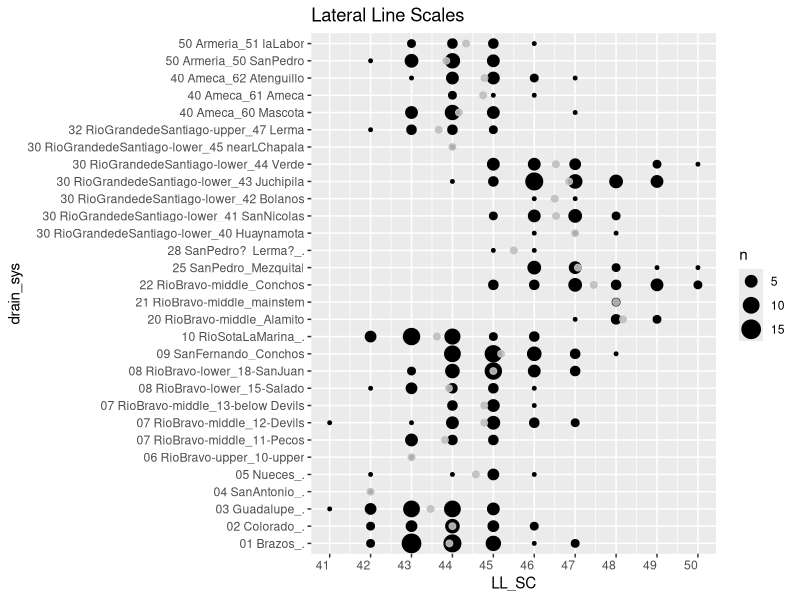
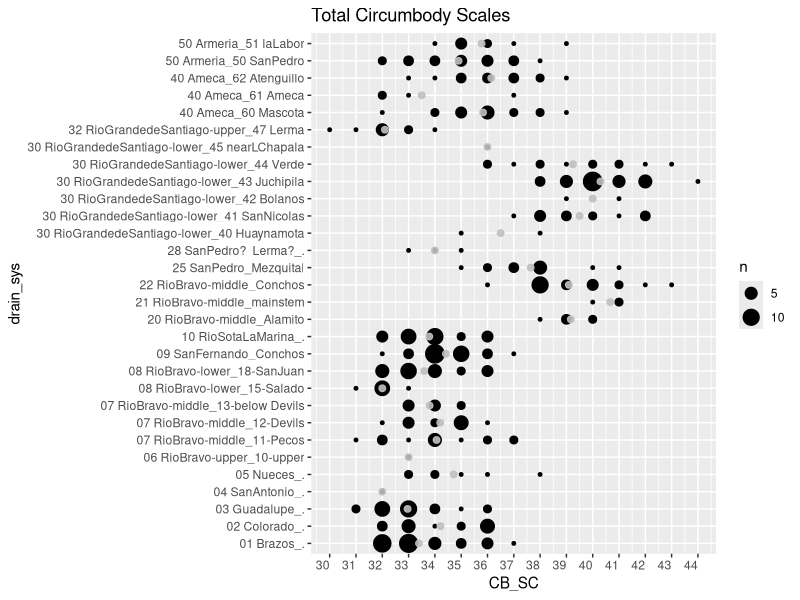
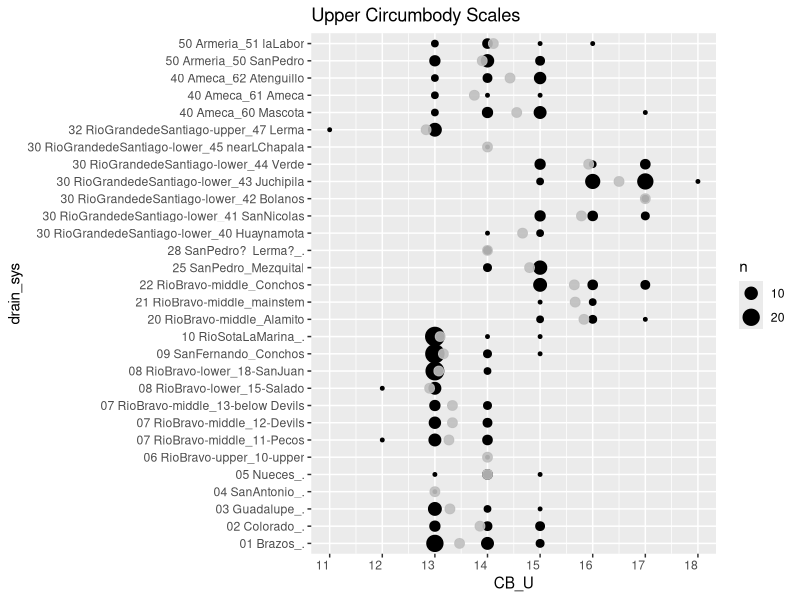
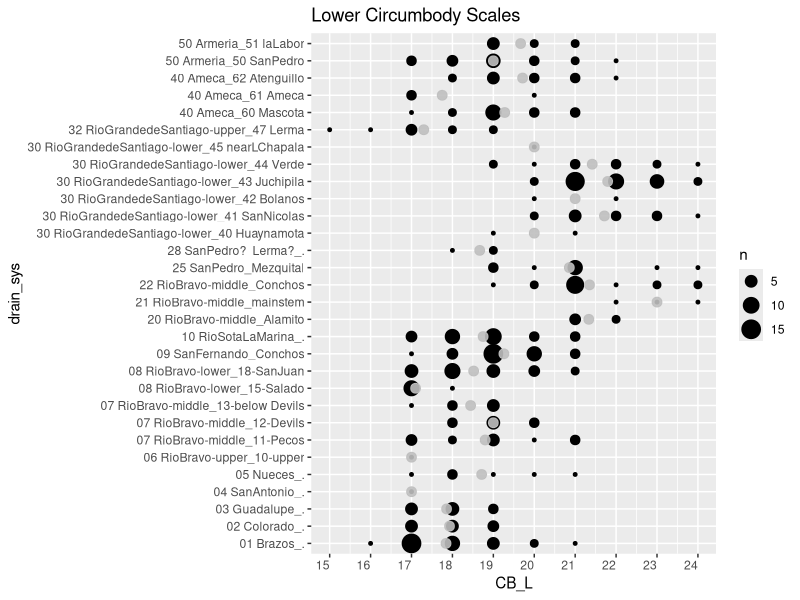
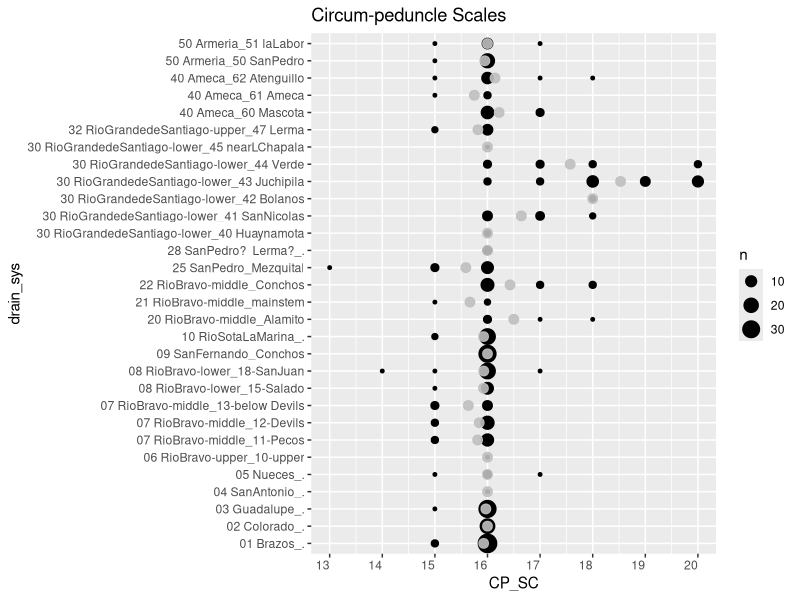
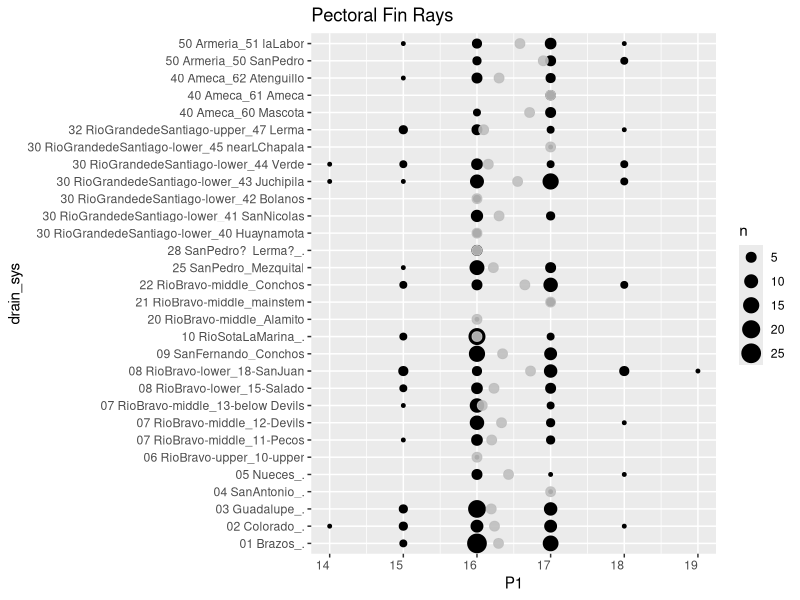
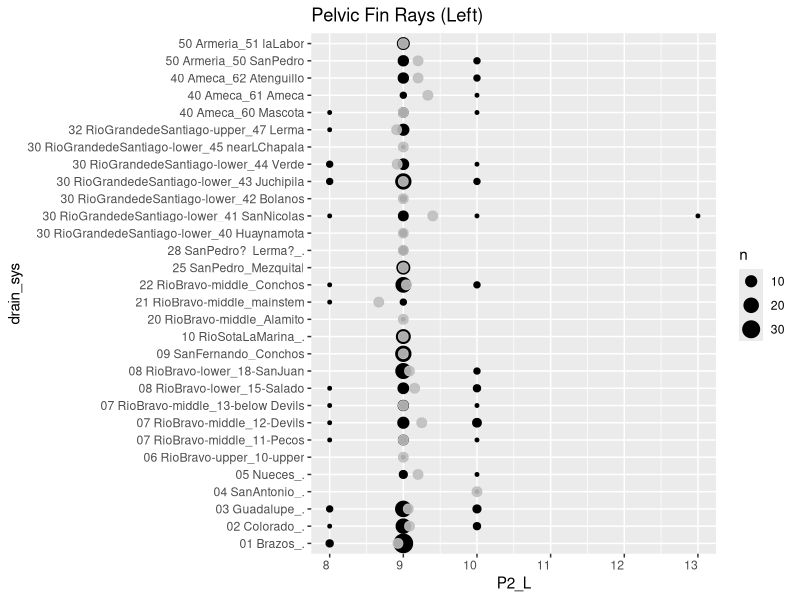
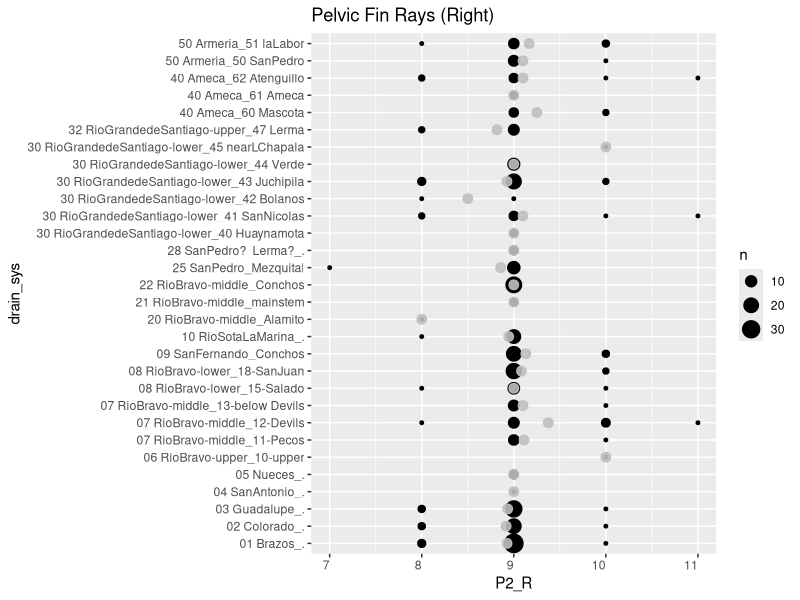

These figures' R source, in order: (Note: this script raises an error after producing the figures.)
## ---- chunk 1
library(tidyverse)
library(stringr)
## ---- chunk 2
mer_table<-read_csv(file = "AUSCON.csv")
mer_table
## ---- chunk 3
mer_table %>%
  filter(LL_SC>0) %>%
  unite(drain_sys,DRAINAGE,SYSTEM,sep="_") %>%
  ggplot(aes(x=drain_sys,y=LL_SC))+
  geom_count() +
  theme(axis.text.x=element_text(angle=0,hjust=1,vjust = 1))+
  stat_summary(fun.y="mean",geom="point",colour = "grey", size = 2,alpha=.9)+
  scale_y_continuous(breaks=seq(41,50,1))+
  coord_flip()+
  ggtitle("Lateral Line Scales")
## ---- chunk 4
mer_table %>%
  filter(CB_SC>0) %>%
  unite(drain_sys,DRAINAGE,SYSTEM,sep="_")%>%
  
  ggplot(aes(x=drain_sys,y=CB_SC))+
  geom_count() +
  theme(axis.text.x=element_text(angle=0,hjust=1,vjust = 1))+
  stat_summary(fun.y="mean",geom="point",colour = "grey", size = 2,alpha=.9)+
  scale_y_continuous(breaks=seq(30,44,1))+
  coord_flip()+
  ggtitle("Total Circumbody Scales")
## ---- chunk 5
mer_table %>%
  filter(CB_U>0)%>%
  unite(drain_sys,DRAINAGE,SYSTEM,sep="_")%>%
  ggplot(aes(x=drain_sys,y=CB_U))+
  geom_count() +
  theme(axis.text.x=element_text(angle=0,hjust=1,vjust = 1))+
  stat_summary(fun.y="mean",geom="point",colour = "grey", size = 3,alpha=.9)+
  scale_y_continuous(breaks=seq(10,50,1))+
  coord_flip()+
  ggtitle("Upper Circumbody Scales")
## ---- chunk 6
mer_table %>%
  filter(CB_L>0)%>%
  unite(drain_sys,DRAINAGE,SYSTEM,sep="_")%>%
  ggplot(aes(x=drain_sys,y=CB_L))+
  geom_count() +
  theme(axis.text.x=element_text(angle=0,hjust=1,vjust = 1))+
  stat_summary(fun.y="mean",geom="point",colour = "grey", size = 3,alpha=.9)+
  scale_y_continuous(breaks=seq(10,50,1))+
  coord_flip()+
  ggtitle("Lower Circumbody Scales")
## ---- chunk 7
mer_table %>%
  filter(CP_SC>0)%>%
  unite(drain_sys,DRAINAGE,SYSTEM,sep="_")%>%
  ggplot(aes(x=drain_sys,y=CP_SC))+
  geom_count() +
  theme(axis.text.x=element_text(angle=0,hjust=1,vjust = 1))+
  stat_summary(fun.y="mean",geom="point",colour = "grey", size = 3,alpha=.9)+
  scale_y_continuous(breaks=seq(10,50,1))+
  coord_flip()+
  ggtitle("Circum-peduncle Scales")
## ---- chunk 8
mer_table %>%
  filter(P1>0)%>%
  unite(drain_sys,DRAINAGE,SYSTEM,sep="_")%>%
  ggplot(aes(x=drain_sys,y=P1))+
  geom_count() +
  theme(axis.text.x=element_text(angle=0,hjust=1,vjust = 1))+
  stat_summary(fun.y="mean",geom="point",colour = "grey", size = 3,alpha=.9)+
  scale_y_continuous(breaks=seq(10,50,1))+
  coord_flip()+
  ggtitle("Pectoral Fin Rays")
## ---- chunk 9
mer_table %>%
  filter(P2_L>0)%>%
  unite(drain_sys,DRAINAGE,SYSTEM,sep="_")%>%
  ggplot(aes(x=drain_sys,y=P2_L))+
  geom_count() +
  theme(axis.text.x=element_text(angle=0,hjust=1,vjust = 1))+
  stat_summary(fun.y="mean",geom="point",colour = "grey", size = 3,alpha=.9)+
  scale_y_continuous(breaks=seq(7,50,1))+
  coord_flip()+
  ggtitle("Pelvic Fin Rays (Left)")
## ---- chunk 10
mer_table %>%
  filter(P2_R>0)%>%
  unite(drain_sys,DRAINAGE,SYSTEM,sep="_")%>%
  ggplot(aes(x=drain_sys,y=P2_R))+
  geom_count() +
  theme(axis.text.x=element_text(angle=0,hjust=1,vjust = 1))+
  stat_summary(fun.y="mean",geom="point",colour = "grey", size = 3,alpha=.9)+
  scale_y_continuous(breaks=seq(7,50,1))+
  coord_flip()+
  ggtitle("Pelvic Fin Rays (Right)")
## ---- chunk 11
mer_table %>%
  filter(D>0)%>%
  unite(drain_sys,DRAINAGE,SYSTEM,sep="_")%>%
  ggplot(aes(x=drain_sys,y=D))+
  geom_count() +
  theme(axis.text.x=element_text(angle=0,hjust=1,vjust = 1))+
  stat_summary(fun.y="mean",geom="point",colour = "grey", size = 3,alpha=.9)+
  scale_y_continuous(breaks=seq(7,50,1))+
  coord_flip()+
  ggtitle("Dorsal Fin Rays (Right)")
## ---- chunk 12
mer_table %>%
  filter(LIP_A>0)%>%
  unite(drain_sys,DRAINAGE,SYSTEM,sep="_")%>%
  ggplot(aes(x=drain_sys,y=LIP_A))+
  geom_count() +
  theme(axis.text.x=element_text(angle=0,hjust=1,vjust = 1))+
  stat_summary(fun.y="mean",geom="point",colour = "grey", size = 3,alpha=.9)+
  scale_y_continuous(breaks=seq(90,180,10))+
  coord_flip()+
  ggtitle("Lip Angle")
## ---- chunk 13
mer_table %>%
  filter(U_LIP_P>0)%>%
  unite(drain_sys,DRAINAGE,SYSTEM,sep="_")%>%
  ggplot(aes(x=drain_sys,y=U_LIP_P))+
  geom_count() +
  theme(axis.text.x=element_text(angle=0,hjust=1,vjust = 1))+
  stat_summary(fun.y="mean",geom="point",colour = "grey", size = 3,alpha=.9)+
  scale_y_continuous(breaks=seq(20,40,1))+
  coord_flip()+
  ggtitle("Upper Lip Plicae")
## ---- chunk 14
mer_table %>%
  filter(L_LIP_P>0)%>%
  unite(drain_sys,DRAINAGE,SYSTEM,sep="_")%>%
  ggplot(aes(x=drain_sys,y=L_LIP_P))+
  geom_count() +
  theme(axis.text.x=element_text(angle=0,hjust=1,vjust = 1))+
  stat_summary(fun.y="mean",geom="point",colour = "grey", size = 3,alpha=.9)+
  scale_y_continuous(breaks=seq(90,180,10))+
  coord_flip()+
  ggtitle("Lower Lip Plicae")
## ---- chunk 15
mer_table %>%
  mutate(species=case_when(DRAINAGE=="01 Brazos"     ~ "congestum",
                           DRAINAGE=="02 Colorado"   ~ "congestum",
                           DRAINAGE=="03 Guadalupe"  ~ "congestum",
                           DRAINAGE=="04 SanAntonio" ~ "congestum",
                           DRAINAGE=="05 Nueces"     ~ "congestum",
                           SYSTEM=="11-Pecos"        ~ "congestum",
                           SYSTEM=="10-upper"        ~ "congestum",
                           SYSTEM=="12-Devils"       ~ "albidus",
                           SYSTEM=="18-SanJuan"      ~ "albidus",
                           SYSTEM=="15-Salado"       ~ "albidus",
                           DRAINAGE=="09 SanFernando"~ "albidus",
                           DRAINAGE=="10 RioSotaLaMarina" ~ "alb_spp",
                           SYSTEM=="13-below Devils" ~ "congestum")) %>%
  filter(species=="congestum" | 
         species=="albidus" | 
         species=="alb_spp") %>%
  filter(LL_SC > 0 & CB_U>0 & CB_L >0 & D>0 ) %>%
  prcomp(~LL_SC+CB_U,+CB_L+D,data=.,scale = F,center=T)->pca
## ---- chunk 16
pca$x %>%
  as_tibble(.)%>%
ggplot() +
  geom_point(aes(PC1,PC2))

biplot(pca)
## ---- chunk 17
mer_table %>%
  select(DRAINAGE,SYSTEM) %>%
  unite(DR_SYS,DRAINAGE,SYSTEM,sep="--") %>%
  unique()

## ---- chunk 18
mer_table %>%
  mutate(species=case_when(DRAINAGE=="01 Brazos"     ~ "congestum",
                           DRAINAGE=="02 Colorado"   ~ "congestum",
                           DRAINAGE=="03 Guadalupe"  ~ "congestum",
                           DRAINAGE=="04 SanAntonio" ~ "congestum",
                           DRAINAGE=="05 Nueces"     ~ "congestum",
                           SYSTEM=="11-Pecos"        ~ "congestum",
                           SYSTEM=="10-upper"        ~ "congestum",
                           SYSTEM=="12-Devils"       ~ "albidus",
                           SYSTEM=="18-SanJuan"      ~ "albidus",
                           SYSTEM=="15-Salado"       ~ "albidus",
                           DRAINAGE=="09 SanFernando"~ "albidus",
                           DRAINAGE=="10 RioSotaLaMarina" ~ "alb_spp",
                           SYSTEM=="13-below Devils" ~ "congestum")) %>%
  filter(species=="congestum" | 
         species=="albidus" | 
         species=="alb_spp") %>%
  group_by(species) %>%
  gather(morph,value,LL_SC,CB_SC,CB_U,CB_L,D)%>%
  filter(value!=0)%>%
  ggplot(aes(x=species,y=value))+
  geom_violin((aes(fill=species)))+
  facet_grid(.~morph,scales = "free",shrink = T)
## ---- chunk 19
mer_table %>%
  mutate(species=case_when(DRAINAGE=="01 Brazos"     ~ "congestum",
                           DRAINAGE=="02 Colorado"   ~ "congestum",
                           DRAINAGE=="03 Guadalupe"  ~ "congestum",
                           DRAINAGE=="04 SanAntonio" ~ "congestum",
                           DRAINAGE=="05 Nueces"     ~ "congestum",
                           SYSTEM=="11-Pecos"        ~ "congestum",
                           SYSTEM=="10-upper"        ~ "congestum",
                           SYSTEM=="12-Devils"       ~ "albidus",
                           SYSTEM=="18-SanJuan"      ~ "albidus",
                           SYSTEM=="15-Salado"       ~ "albidus",
                           DRAINAGE=="09 SanFernando"~ "albidus",
                           DRAINAGE=="10 RioSotaLaMarina" ~ "alb_spp",
                           SYSTEM=="13-below Devils" ~ "congestum")) %>%
  filter(species=="congestum" | 
         species=="albidus" | 
         species=="alb_spp") %>%
  group_by(species) %>%
  gather(morph,value,LL_SC,CB_SC,CB_U,CB_L,D)%>%
  filter(value!=0)%>%
  ggplot(aes(x=value,y=species))+
  geom_jitter((aes(color=SYSTEM)))+
  facet_grid(morph~.,scales = "free",shrink = T)
## ---- chunk 20
mer_table %>%
  mutate(species=case_when(DRAINAGE=="01 Brazos"     ~ "congestum",
                           DRAINAGE=="02 Colorado"   ~ "congestum",
                           DRAINAGE=="03 Guadalupe"  ~ "congestum",
                           DRAINAGE=="04 SanAntonio" ~ "congestum",
                           DRAINAGE=="05 Nueces"     ~ "congestum",
                           SYSTEM=="11-Pecos"        ~ "congestum",
                           SYSTEM=="10-upper"        ~ "congestum",
                           SYSTEM=="12-Devils"       ~ "albidus",
                           SYSTEM=="18-SanJuan"      ~ "albidus",
                           SYSTEM=="15-Salado"       ~ "albidus",
                           DRAINAGE=="09 SanFernando"~ "albidus",
                           DRAINAGE=="10 RioSotaLaMarina" ~ "alb_spp",
                           SYSTEM=="13-below Devils" ~ "congestum")) %>%
  filter(species=="congestum" | 
         species=="albidus" | 
         species=="alb_spp") %>%
  group_by(species) %>%
  gather(morph,value,U_LIP_P,L_LIP_P)%>%
  filter(value!=0)%>%
  ggplot(aes(x=species,y=value))+
  geom_violin((aes(fill=species)))+
  facet_grid(.~morph,scales = "free",shrink = T)
## ---- chunk 21
mer_table %>%
  mutate(species=case_when(DRAINAGE=="01 Brazos"     ~ "congestum",
                           DRAINAGE=="02 Colorado"   ~ "congestum",
                           DRAINAGE=="03 Guadalupe"  ~ "congestum",
                           DRAINAGE=="04 SanAntonio" ~ "congestum",
                           DRAINAGE=="05 Nueces"     ~ "congestum",
                           SYSTEM=="11-Pecos"        ~ "congestum",
                           SYSTEM=="10-upper"        ~ "congestum",
                           SYSTEM=="12-Devils"       ~ "albidus",
                           SYSTEM=="18-SanJuan"      ~ "albidus",
                           SYSTEM=="15-Salado"       ~ "albidus",
                           DRAINAGE=="09 SanFernando"~ "albidus",
                           DRAINAGE=="10 RioSotaLaMarina" ~ "alb_spp",
                           SYSTEM=="13-below Devils" ~ "congestum")) %>%
  filter(species=="congestum" | 
         species=="albidus" | 
         species=="alb_spp") %>%
  group_by(species) %>%
  select(D,LIP_A)%>%
  filter(LIP_A!=0 & D!=0)%>%
  ggplot(aes(x=LIP_A,y=D,color=species))+
  geom_point(aes(color=species))
